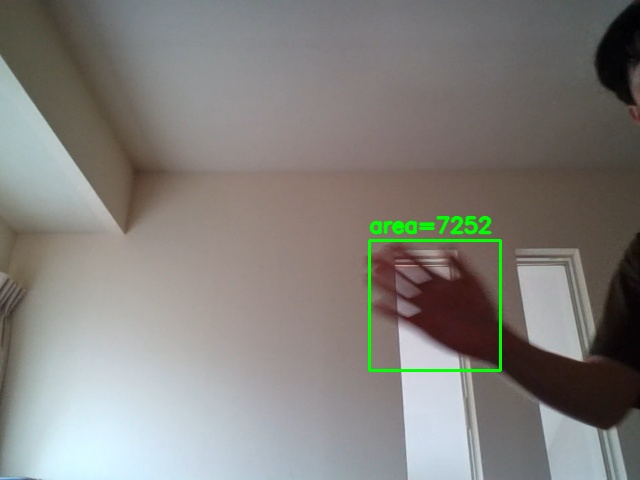
#> input picture img/img1.jpg, 640 x 480 px, given in place of the camera
$ python Motion-Detection-App.py
#> lines starting #> are read from the running program, lines starting #| are printed output that depends on the picture
# -*- coding: utf-8 -*-

import os
import cv2
from collections import deque

# 入力ソースの設定
SOURCE = 0              # 0: 既定のWebカメラ / 例: "sample.mp4" で動画ファイル
SAVE_DIR = "./img"      # 検出時に保存する画像フォルダ
os.makedirs(SAVE_DIR, exist_ok=True)

# ROI（検出枠）：左上座標 (pointX, pointY) と幅・高さ
pointX, pointY = 100, 100
widthX, widthY = 400, 300

# 調整パラメータ（環境で調整）
WARMUP_FRAMES = 30      # 背景学習のウォームアップ枚数（この間はカウントしない）
LEARN_RATE    = 0.60    # 背景のランニング平均（0.3〜0.8で調整）
AREA_MIN      = 1200    # 最小面積しきい値（遠い被写体/低解像度なら小さめに）
MIN_ROI_W     = 20      # ROIの最小幅（これ未満なら検出スキップ）
MIN_ROI_H     = 20      # ROIの最小高さ（これ未満なら検出スキップ）

# 多重カウント防止（状態機械関連）
PERSIST_FRAMES = 5      # 「動きあり」がこのフレーム数連続したら“イベント開始”
QUIET_FRAMES   = 10     # 逆に「動きなし」がこのフレーム数連続したら“イベント終了”
MIN_EVENT_GAP_S = 1.0   # 2つのイベントの最短間隔（秒）= しきい値の二重起動防止

# カメラ・動画の準備
cap = cv2.VideoCapture(SOURCE)
if not cap.isOpened():
    raise RuntimeError(f"入力ソースを開けませんでした: {SOURCE}")

fps = cap.get(cv2.CAP_PROP_FPS) or 30.0   # カメラは0を返すことがあるので保険
W  = int(cap.get(cv2.CAP_PROP_FRAME_WIDTH))
H  = int(cap.get(cv2.CAP_PROP_FRAME_HEIGHT))
print(f"Input size: {W}x{H}, fps={fps:.2f}")

# ROIをフレーム内に丸め込む
x1 = max(0, min(pointX, W - 1))         # 左上X座標
y1 = max(0, min(pointY, H - 1))         # 左上Y座標
x2 = max(0, min(pointX + widthX, W))    # 右下X座標
y2 = max(0, min(pointY + widthY, H))    # 右下Y座標
roi_w = max(0, x2 - x1)                 # ROIの幅
roi_h = max(0, y2 - y1)                 # ROIの高さ
print(f"ROI: x={x1}, y={y1}, w={roi_w}, h={roi_h}")

# 検出に使う変数の初期化
avg = None             # 背景モデル（float型画像）
frameNo = 0            # 現在のフレーム番号
event_count = 0        # イベント（=カウント）数
last_event_frame = -10**9     # 直近のイベント開始フレーム番号
MIN_EVENT_GAP_FR = int(MIN_EVENT_GAP_S * fps)  # フレーム数に変換

# 状態機械（「動きあり」連続カウント/「動きなし」連続カウント）
event_active = False   # True: 現在イベント中（連続する1回の動きとみなす期間）
hit_streak = 0         # 「動きあり」が連続したカウント
quiet_streak = 0       # 「動きなし」が連続したカウント

# 補助：直近ヒット履歴（デバッグ/チューニング用）
recent_hits = deque(maxlen=10)

# メインループ
while True:
    ret, frame = cap.read()
#> frame is the input picture: shape (480, 640, 3); mean B, G, R 124.3, 128.7, 130.8
    if not ret or frame is None:
        break
    frameNo += 1

    # フレームの前処理
    # グレースケール化することで、計算量削減
    # ぼかし（平滑化）でノイズを減らす
    # GaussianBlur関数
    # 第1引数：入力画像
    # 第2引数：カーネルサイズ（奇数のタプル）
    # 第3引数：標準偏差（0なら自動計算）
    gray = cv2.cvtColor(frame, cv2.COLOR_BGR2GRAY)  # グレースケール化
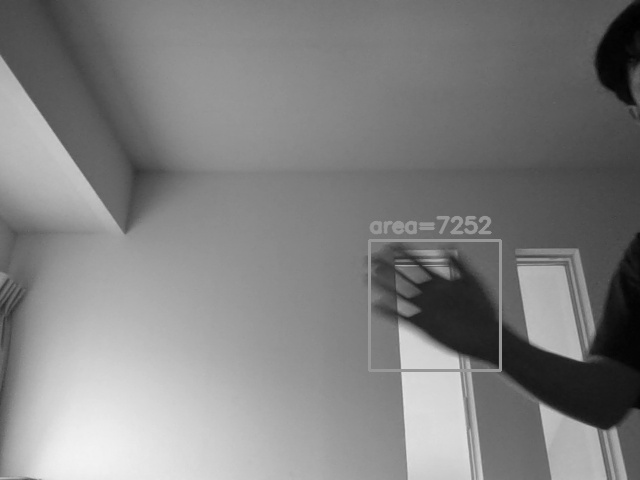
#> gray: shape (480, 640); min 0, max 243, mean 128.8
    gray = cv2.GaussianBlur(gray, (7, 7), 0)        # ノイズ除去

    # 背景の初期化
    if avg is None:
        avg = gray.astype("float")

        # 表示だけして次へ（この時点の差分は意味がない）
        vis = frame.copy()
        if roi_w >= MIN_ROI_W and roi_h >= MIN_ROI_H:
            cv2.rectangle(vis, (x1, y1), (x1 + roi_w, y1 + roi_h), (0, 0, 255), 2)
        cv2.putText(vis, f"Count={event_count}", (20, 50),
                    cv2.FONT_HERSHEY_SIMPLEX, 1.2, (0, 255, 0), 3, cv2.LINE_AA)
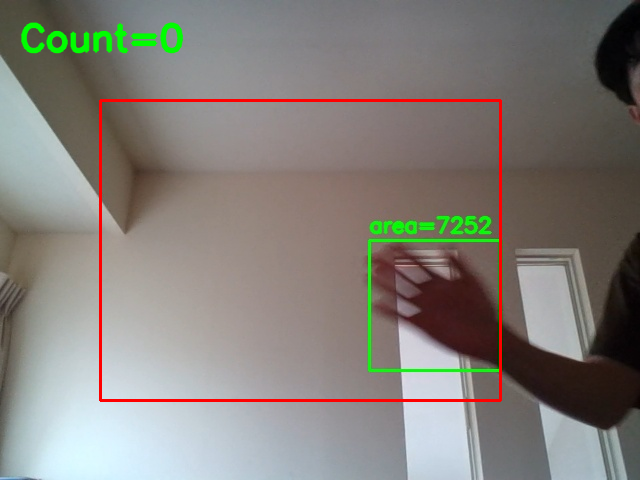
#> vis: shape (480, 640, 3); mean B, G, R 121.9, 127.5, 131.7
        cv2.imshow("Frame1", vis)
        cv2.imshow("Frame2", gray)
        if (cv2.waitKey(1) & 0xFF) == 27:  # ESCで終了
#> (key Esc is pressed here)
            break
        continue

    # 背景の更新
    # accumulateWeighted関数
    # 第1引数：現在のフレーム（グレースケール）
    # 第2引数：背景モデル（float型画像）
    # 第3引数：学習率
    # 学習率が大きいほど、最新フレームを重視する（背景の変化に追従しやすい）
    cv2.accumulateWeighted(gray, avg, LEARN_RATE)

    # 背景との差分を計算
    # absdiff関数：絶対差分を計算
    # convertScaleAbs関数：スケール変換と絶対値変換を行い、8ビット画像に変換
    frameDelta = cv2.absdiff(gray, cv2.convertScaleAbs(avg))

    # 表示用に原画像をコピー
    vis = frame.copy()

    # ROIの有効性をチェック
    # roi_valid は　roi_w と roi_h がそれぞれ最小値以上かどうかで判定
    roi_valid = (roi_w >= MIN_ROI_W) and (roi_h >= MIN_ROI_H)

    if not roi_valid:  # ROIが小さすぎる場合は検出をスキップ（まずはROIを大きく）
        cv2.putText(vis, "ROI too small - enlarge ROI", (20, H - 20),
                    cv2.FONT_HERSHEY_SIMPLEX, 0.9, (0, 0, 255), 2, cv2.LINE_AA)
        show = frameDelta

    else:   # ROIが有効な場合
        roi = frameDelta[y1:y1 + roi_h, x1:x1 + roi_w]

        if roi.size == 0:   # ROIが画像外にはみ出して空配列になる場合
            # 万一、空配列なら検出スキップ（はみ出し等）
            cv2.putText(vis, "Empty ROI - adjust ROI", (20, H - 20),
                        cv2.FONT_HERSHEY_SIMPLEX, 0.9, (0, 0, 255), 2, cv2.LINE_AA)
            show = frameDelta
        else:

            # 大津の二値化
            # cv2.threshold関数
            # 第1引数：入力画像（グレースケール）
            # 第2引数：しきい値（0なら自動計算）
            # 第3引数：しきい値を超えたときの最大値
            # 第4引数：しきい値の種類（ここでは大津の二値化）
            # 戻り値は2つあるが、1つ目は使わないのでアンダースコアで受ける
            _, thresh = cv2.threshold(roi, 0, 255, cv2.THRESH_OTSU)

            #　---- (h) 形態学的処理でノイズ除去 ----
            kernel = cv2.getStructuringElement(cv2.MORPH_RECT, (3, 3))
            thresh = cv2.morphologyEx(thresh, cv2.MORPH_OPEN, kernel, iterations=2)
            thresh = cv2.dilate(thresh, kernel, iterations=2)

            # ---- (i) 輪郭抽出（OpenCVバージョン差に対応）----
            found = cv2.findContours(thresh.copy(), cv2.RETR_EXTERNAL, cv2.CHAIN_APPROX_SIMPLE)
            contours = found[0] if len(found) == 2 else found[1]

            # ---- (j) 1フレーム内に“十分大きい動き”があるか判定 ----
            hit_this_frame = False

            # 1) 最大輪郭の面積で判定（単純で理解しやすい）
            for cnt in contours:
                area = cv2.contourArea(cnt)
                if area < AREA_MIN:
                    continue

                # boundingRect関数：輪郭を囲む最小の直線矩形を計算
                x, y, w, h = cv2.boundingRect(cnt)

                # 検出枠（緑）を描画
                # rectangle関数：矩形を描画
                # 第1引数：画像
                # 第2引数：左上座標
                # 第3引数：右下座標
                # 第4引数：色（BGR）
                # 第5引数：線の太さ
                cv2.rectangle(vis, (x1 + x, y1 + y), (x1 + x + w, y1 + y + h), (0, 255, 0), 2)
                cv2.putText(vis, f"area={int(area)}", (x1 + x, max(0, y1 + y - 8)),
                            cv2.FONT_HERSHEY_SIMPLEX, 0.7, (0, 255, 0), 2, cv2.LINE_AA)
                hit_this_frame = True

            if hit_this_frame:
                hit_streak += 1
                quiet_streak = 0
                recent_hits.append(1)
            else:
                hit_streak = 0
                quiet_streak += 1
                recent_hits.append(0)

            # イベント開始の条件：
            #   - まだイベントが始まっていない
            #   - ヒットがPERSIST_FRAMES連続
            #   - 前回イベントからMIN_EVENT_GAP_FRフレーム以上経過
            if (not event_active) and (hit_streak >= PERSIST_FRAMES) and \
               (frameNo - last_event_frame >= MIN_EVENT_GAP_FR) and \
               (frameNo > WARMUP_FRAMES):  # ウォームアップ中は無効
                event_active = True
                last_event_frame = frameNo
                event_count += 1

                # 必要ならイベント開始の瞬間だけ画像保存
                out_path = os.path.join(SAVE_DIR, f"img{event_count}.jpg")
                cv2.imwrite(out_path, vis)

            # イベント終了の条件：
            #   - 現在イベント中
            #   - ミス（動きなし）がQUIET_FRAMES連続
            if event_active and (quiet_streak >= QUIET_FRAMES):
                event_active = False

            # デバッグ用表示を右側に
            show = thresh

    # 情報表示
    cv2.putText(vis, f"Count={event_count}", (20, 50),
                cv2.FONT_HERSHEY_SIMPLEX, 1.2, (0, 255, 0), 3, cv2.LINE_AA) # カウント数
    if roi_valid:
        # ROIを赤枠で描画
        # rectangle関数：矩形を描画
        # 第1引数：画像
        # 第2引数：左上座標
        # 第3引数：右下座標
        # 第4引数：色（BGR）
        # 第5引数：線の太さ
        cv2.rectangle(vis, (x1, y1), (x1 + roi_w, y1 + roi_h), (0, 0, 255), 2)

    # 背景が安定するまでウォームアップ中であることを表示
    if frameNo <= WARMUP_FRAMES:
        # cv2.putText関数：テキストを画像に描画
        # 第1引数：画像
        # 第2引数：描画するテキスト
        # 第3引数：テキストの左下座標
        # 第4引数：フォント
        # 第5引数：フォントサイズ
        # 第6引数：色（BGR）
        # 第7引数：太さ
        # 第8引数：線の種類
        cv2.putText(vis, f"Warming up... {frameNo}/{WARMUP_FRAMES}", (20, 90),
                    cv2.FONT_HERSHEY_SIMPLEX, 0.9, (255, 0, 0), 1, cv2.LINE_AA)

    # Window表示
    cv2.imshow("Frame1", vis)                                         # 元の画像と検出枠を表示
    cv2.imshow("Frame2", show if 'show' in locals() else frameDelta)  # 2値化画像等

    # Escキーで終了
    if (cv2.waitKey(1) & 0xFF) == 27:
        break

# 後処理
cap.release()               # キャプチャ解放
cv2.destroyAllWindows()     # ウィンドウをすべて閉じる
